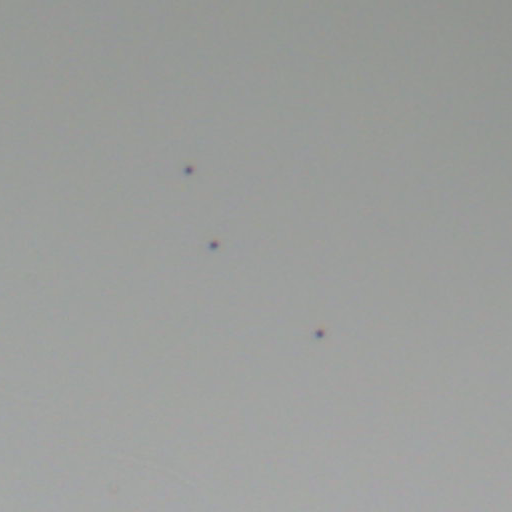
#> input picture dataset_shrunk_masks/images/10240x_2025-05-29_02-22-00_002_grid_r3_c1.png, 512 x 512 px, found by its file name; its folder holds only this picture in this run
$ python analyze_microbead_dataset.py
#> lines starting #> are read from the running program, lines starting #| are printed output that depends on the picture; after the words box and inside, x2 and y2 are one past the last pixel; in counts of white or black regions, pixels touching at a corner belong together
#!/usr/bin/env python3
"""
Microbead Dataset Analysis

Analyzes dataset characteristics to determine optimal hyperparameters:
- Object density (beads per image)
- Class balance (positive vs negative pixels)
- Object size distribution
- Partial mask detection
- Comparison with mitochondria dataset characteristics

Usage:
    python analyze_microbead_dataset.py
"""

import os
import numpy as np
import cv2
from PIL import Image
import matplotlib.pyplot as plt
from pathlib import Path
import json

print("=" * 80)
print("MICROBEAD DATASET ANALYSIS")
print("=" * 80)
print()

# Dataset paths
image_directory = 'dataset_microscope/images/'
mask_directory = 'dataset_microscope/masks/'

SIZE = 256

# Load dataset
print("Loading dataset...")
image_dataset = []
mask_dataset = []
filenames = []

images = os.listdir(image_directory)
for i, image_name in enumerate(images):
    if image_name.split('.')[-1] in ['tif', 'tiff', 'png', 'jpg']:
        # Load image
        image = cv2.imread(image_directory + image_name, 1)
#> image is the input picture: shape (512, 512, 3); mean B, G, R 156, 158.3, 156.3
        if image is None:
            continue
        image = Image.fromarray(image)
        image = image.resize((SIZE, SIZE))
#> image: PIL image 256x256 RGB
        image_dataset.append(np.array(image))

        # Load mask
        mask_path = mask_directory + image_name
        if os.path.exists(mask_path):
            mask = cv2.imread(mask_path, 0)
#> mask: shape (512, 512); min 98, max 170, mean 156.9
            if mask is not None:
                mask = Image.fromarray(mask)
                mask = mask.resize((SIZE, SIZE))  # Use mask, not image
#> mask: PIL image 256x256 L
                mask_dataset.append(np.array(mask))
                filenames.append(image_name)

print(f"Loaded {len(image_dataset)} images with masks")
#| Loaded 1 images with masks
print()

# Convert to arrays
images_array = np.array(image_dataset)
masks_array = np.array(mask_dataset)

# Normalize
masks_normalized = masks_array / 255.0

# ============================================================================
# ANALYSIS 1: Class Balance
# ============================================================================

print("=" * 80)
print("ANALYSIS 1: CLASS BALANCE")
print("=" * 80)

positive_ratios = []
for mask in masks_normalized:
    positive_pixels = np.sum(mask > 0.5)
    total_pixels = mask.size
    ratio = positive_pixels / total_pixels
    positive_ratios.append(ratio)
#> this loop made 1 pass
#> (positive_pixels, total_pixels, ratio) on pass 1: (65509, 65536, 1)
#> after the loop, positive_ratios = [1]

mean_positive_ratio = np.mean(positive_ratios)
#> mean_positive_ratio = 1
std_positive_ratio = np.std(positive_ratios)
#> std_positive_ratio = 0

print(f"Mean positive class ratio: {mean_positive_ratio:.3f} ({mean_positive_ratio*100:.1f}%)")
#| Mean positive class ratio: 1.000 (100.0%)
print(f"Std positive class ratio: {std_positive_ratio:.3f}")
#| Std positive class ratio: 0.000
print(f"Min: {np.min(positive_ratios):.3f}, Max: {np.max(positive_ratios):.3f}")
#| Min: 1.000, Max: 1.000
print()

# Compare with mitochondria dataset
print("COMPARISON WITH MITOCHONDRIA DATASET:")
print("  Mitochondria: ~10-15% positive pixels")
print(f"  Microbeads: {mean_positive_ratio*100:.1f}% positive pixels")
#|   Microbeads: 100.0% positive pixels

if mean_positive_ratio > 0.3:
    print("  ⚠️  CRITICAL: Class balance is VERY DIFFERENT from mitochondria!")
    print("  → Focal Loss (γ=2) is INAPPROPRIATE for this dataset")
    print("  → Recommendation: Use Dice Loss or Binary Cross-Entropy")
elif mean_positive_ratio > 0.2:
    print("  ⚠️  WARNING: Significantly more balanced than mitochondria")
    print("  → Recommendation: Reduce focal gamma to 1.0 or use Dice Loss")
else:
    print("  ✓ Similar class balance to mitochondria")

print()

# ============================================================================
# ANALYSIS 2: Object Density
# ============================================================================

print("=" * 80)
print("ANALYSIS 2: OBJECT DENSITY (Beads per Image)")
print("=" * 80)

object_counts = []
object_sizes = []

for i, mask in enumerate(masks_array):
    # Ensure mask is uint8 and single channel
    if len(mask.shape) > 2:
        mask = mask[:, :, 0]  # Take first channel if multi-channel

    mask_uint8 = mask.astype(np.uint8)

    # Threshold mask
    _, binary_mask = cv2.threshold(mask_uint8, 127, 255, cv2.THRESH_BINARY)

    # Count connected components
    num_labels, labels, stats, centroids = cv2.connectedComponentsWithStats(
        binary_mask, connectivity=8
    )

    # Exclude background (label 0)
    num_objects = num_labels - 1
    object_counts.append(num_objects)

    # Get object sizes (excluding background)
    if num_objects > 0:
        areas = stats[1:, cv2.CC_STAT_AREA]
        object_sizes.extend(areas)
#> this loop made 1 pass
#> (num_labels, stats, centroids, num_objects, areas) on pass 1: (2, [[93, 83, 68, 85, 27], [0, 0, 256, 256, 65509]], [[117.4, 121.3], [127.5, 127.5]], 1, [65509])
#> pass 1, `_, binary_mask = cv2.threshold(mask_uint8, 127, 255, cv2.THRESH_BINARY)`:
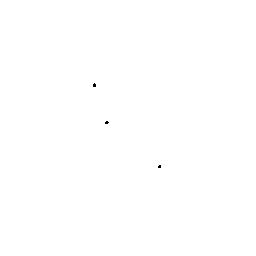
#> binary_mask: shape (256, 256); 100% white; black in thin lines or dots, all inside (x1, y1, x2, y2) = (93, 83, 161, 168)
#> after the loop, object_counts = [1]; object_sizes = [65509]

mean_objects = np.mean(object_counts)
#> mean_objects = 1
std_objects = np.std(object_counts)
#> std_objects = 0

print(f"Mean objects per image: {mean_objects:.1f}")
#| Mean objects per image: 1.0
print(f"Std objects per image: {std_objects:.1f}")
#| Std objects per image: 0.0
print(f"Min: {np.min(object_counts)}, Max: {np.max(object_counts)}")
#| Min: 1, Max: 1
print()

# Compare with mitochondria
print("COMPARISON WITH MITOCHONDRIA DATASET:")
print("  Mitochondria: ~2-3 objects per image")
print(f"  Microbeads: {mean_objects:.1f} objects per image")
#|   Microbeads: 1.0 objects per image

if mean_objects > 10:
    print(f"  ⚠️  CRITICAL: {mean_objects/3:.1f}× MORE DENSE than mitochondria!")
    print("  → Requires DIFFERENT hyperparameters:")
    print("     • Lower learning rate (1e-4 instead of 1e-3)")
    print("     • Larger batch size (32 instead of 8)")
    print("     • More regularization (dropout 0.3)")
elif mean_objects > 5:
    print(f"  ⚠️  WARNING: {mean_objects/3:.1f}× more dense than mitochondria")
    print("  → Recommendation: Adjust learning rate and batch size")
else:
    print("  ✓ Similar density to mitochondria")

print()

# Object size distribution
if len(object_sizes) > 0:
    print(f"Object size statistics:")
    print(f"  Mean area: {np.mean(object_sizes):.1f} pixels")
#|   Mean area: 65509.0 pixels
    print(f"  Median area: {np.median(object_sizes):.1f} pixels")
#|   Median area: 65509.0 pixels
    print(f"  Std area: {np.std(object_sizes):.1f} pixels")
#|   Std area: 0.0 pixels
    print(f"  Min area: {np.min(object_sizes)}, Max area: {np.max(object_sizes)}")
#|   Min area: 65509, Max area: 65509
print()

# ============================================================================
# ANALYSIS 3: Partial Mask Detection
# ============================================================================

print("=" * 80)
print("ANALYSIS 3: PARTIAL MASK DETECTION")
print("=" * 80)

print("Analyzing potential partial labeling issues...")
print()

partial_mask_suspects = []

for i, (image, mask, filename) in enumerate(zip(images_array, masks_array, filenames)):
    # Simple detection: Look for beads in image that aren't in mask

    # Convert image to uint8 for processing
    image_uint8 = (image * 255).astype(np.uint8) if image.max() <= 1.0 else image.astype(np.uint8)

    # Convert to grayscale
    if len(image_uint8.shape) == 3:
        gray = cv2.cvtColor(image_uint8, cv2.COLOR_RGB2GRAY)
    else:
        gray = image_uint8

    # Detect circular objects in image (simple approach)
    circles = cv2.HoughCircles(
        gray,
        cv2.HOUGH_GRADIENT,
        dp=1,
        minDist=10,
        param1=50,
        param2=30,
        minRadius=3,
        maxRadius=30
    )

    num_detected_circles = 0 if circles is None else len(circles[0])

    # Count labeled objects in mask
    if len(mask.shape) > 2:
        mask = mask[:, :, 0]
    mask_uint8 = mask.astype(np.uint8)
    _, binary_mask = cv2.threshold(mask_uint8, 127, 255, cv2.THRESH_BINARY)
    num_labels = cv2.connectedComponents(binary_mask)[0] - 1

    # Check if significantly fewer labels than detected circles
    if num_detected_circles > 0:
        coverage_ratio = num_labels / num_detected_circles

        if coverage_ratio < 0.7:
            partial_mask_suspects.append({
                'filename': filename,
                'detected_circles': num_detected_circles,
                'labeled_objects': num_labels,
                'coverage_ratio': coverage_ratio
            })
#> this loop made 1 pass
#> (num_detected_circles, num_labels) on pass 1: (0, 1)
#> after the loop, partial_mask_suspects = []

print(f"Images analyzed: {len(filenames)}")
print(f"Potential partial masks detected: {len(partial_mask_suspects)}")
#| Potential partial masks detected: 0
print()

if len(partial_mask_suspects) > 0:
    print("⚠️  WARNING: Partial mask labeling detected!")
    print(f"  {len(partial_mask_suspects)}/{len(filenames)} images ({len(partial_mask_suspects)/len(filenames)*100:.1f}%) may have incomplete labels")
    print()
    print("Top 5 suspected partial masks:")
    sorted_suspects = sorted(partial_mask_suspects, key=lambda x: x['coverage_ratio'])[:5]
    for suspect in sorted_suspects:
        print(f"  {suspect['filename']}: {suspect['labeled_objects']}/{suspect['detected_circles']} labeled ({suspect['coverage_ratio']*100:.1f}%)")
    print()
    print("  ⚠️  This is CRITICAL and likely the main cause of validation collapse!")
    print("  → URGENT: Complete the mask annotations before retraining")
    print("  → Suggested: Use current predictions to identify missing labels")
else:
    print("✓ No obvious partial mask issues detected")
    print("  (Note: This is a heuristic check, manual verification recommended)")

print()

# ============================================================================
# ANALYSIS 4: Train/Val Split Recommendation
# ============================================================================

print("=" * 80)
print("ANALYSIS 4: TRAIN/VAL SPLIT STRATIFICATION")
print("=" * 80)

# Group images by object density
bins = [0, 5, 15, 30, 100]
bin_labels = ['Very sparse (0-5)', 'Sparse (6-15)', 'Medium (16-30)', 'Dense (31+)']

hist, bin_edges = np.histogram(object_counts, bins=bins)
#> hist = [1, 0, 0, 0]; bin_edges = [0, 5, 15, 30, 100]

print("Object density distribution:")
for label, count in zip(bin_labels, hist):
    print(f"  {label}: {count} images ({count/len(object_counts)*100:.1f}%)")
#> this loop made 4 passes
#> (label, count) on passes 1 to 4: ('Very sparse (0-5)', 1), ('Sparse (6-15)', 0), ('Medium (16-30)', 0), ('Dense (31+)', 0)
#|   Very sparse (0-5): 1 images (100.0%)
#|   Sparse (6-15): 0 images (0.0%)
#|   Medium (16-30): 0 images (0.0%)
#|   Dense (31+): 0 images (0.0%)
print()

# Check if distribution is balanced
min_bin = np.min(hist[hist > 0])
#> min_bin = 1
max_bin = np.max(hist)
#> max_bin = 1

if max_bin / min_bin > 3:
    print("⚠️  WARNING: Unbalanced density distribution")
    print(f"  → Recommendation: Use stratified train/val split")
    print(f"  → Code: stratify=np.digitize(object_counts, bins={bins})")
else:
    print("✓ Reasonable distribution balance")
    print("  → Standard random split should work")

print()

# ============================================================================
# ANALYSIS 5: Image Quality Assessment
# ============================================================================

print("=" * 80)
print("ANALYSIS 5: IMAGE QUALITY ASSESSMENT")
print("=" * 80)

brightness_values = []
contrast_values = []

for image in images_array:
    # Convert to uint8 for consistent processing
    image_uint8 = (image * 255).astype(np.uint8) if image.max() <= 1.0 else image.astype(np.uint8)

    if len(image_uint8.shape) == 3:
        gray = cv2.cvtColor(image_uint8, cv2.COLOR_RGB2GRAY)
    else:
        gray = image_uint8

    # Brightness (mean intensity)
    brightness = np.mean(gray)
    brightness_values.append(brightness)

    # Contrast (std of intensity)
    contrast = np.std(gray)
    contrast_values.append(contrast)
#> this loop made 1 pass
#> (brightness, contrast) on pass 1: (157.4, 4.89)
#> after the loop, brightness_values = [157.4]; contrast_values = [4.89]

print(f"Brightness statistics:")
print(f"  Mean: {np.mean(brightness_values):.1f}")
#|   Mean: 157.4
print(f"  Std: {np.std(brightness_values):.1f}")
#|   Std: 0.0
print(f"  Range: [{np.min(brightness_values):.1f}, {np.max(brightness_values):.1f}]")
#|   Range: [157.4, 157.4]
print()

print(f"Contrast statistics:")
print(f"  Mean: {np.mean(contrast_values):.1f}")
#|   Mean: 4.9
print(f"  Std: {np.std(contrast_values):.1f}")
#|   Std: 0.0
print(f"  Range: [{np.min(contrast_values):.1f}, {np.max(contrast_values):.1f}]")
#|   Range: [4.9, 4.9]
print()

if np.std(brightness_values) > 30:
    print("⚠️  WARNING: High brightness variation across images")
    print("  → Recommendation: Add brightness augmentation during training")
elif np.std(brightness_values) > 20:
    print("ℹ  Moderate brightness variation")
    print("  → Recommendation: Consider brightness normalization")
else:
    print("✓ Consistent brightness across dataset")

print()

# ============================================================================
# GENERATE VISUALIZATIONS
# ============================================================================

print("=" * 80)
print("GENERATING VISUALIZATIONS")
print("=" * 80)

# Create output directory
os.makedirs('dataset_analysis', exist_ok=True)

# Figure 1: Class balance distribution
fig, axes = plt.subplots(2, 2, figsize=(15, 12))

# 1.1 Positive class ratio histogram
axes[0, 0].hist(positive_ratios, bins=30, edgecolor='black', alpha=0.7)
axes[0, 0].axvline(mean_positive_ratio, color='r', linestyle='--', linewidth=2,
                   label=f'Mean: {mean_positive_ratio:.3f}')
axes[0, 0].axvline(0.10, color='g', linestyle=':', linewidth=2,
                   label='Mitochondria (~0.10)')
axes[0, 0].set_xlabel('Positive Class Ratio')
axes[0, 0].set_ylabel('Number of Images')
axes[0, 0].set_title('Positive Class Distribution', fontweight='bold')
axes[0, 0].legend()
axes[0, 0].grid(True, alpha=0.3)

# 1.2 Object count histogram
axes[0, 1].hist(object_counts, bins=30, edgecolor='black', alpha=0.7)
axes[0, 1].axvline(mean_objects, color='r', linestyle='--', linewidth=2,
                   label=f'Mean: {mean_objects:.1f}')
axes[0, 1].axvline(2.5, color='g', linestyle=':', linewidth=2,
                   label='Mitochondria (~2.5)')
axes[0, 1].set_xlabel('Objects per Image')
axes[0, 1].set_ylabel('Number of Images')
axes[0, 1].set_title('Object Density Distribution', fontweight='bold')
axes[0, 1].legend()
axes[0, 1].grid(True, alpha=0.3)

# 1.3 Object size distribution
if len(object_sizes) > 0:
    axes[1, 0].hist(object_sizes, bins=50, edgecolor='black', alpha=0.7)
    axes[1, 0].set_xlabel('Object Area (pixels)')
    axes[1, 0].set_ylabel('Count')
    axes[1, 0].set_title('Object Size Distribution', fontweight='bold')
    axes[1, 0].set_yscale('log')
    axes[1, 0].grid(True, alpha=0.3)

# 1.4 Brightness vs Contrast scatter
axes[1, 1].scatter(brightness_values, contrast_values, alpha=0.5)
axes[1, 1].set_xlabel('Mean Brightness')
axes[1, 1].set_ylabel('Contrast (Std Dev)')
axes[1, 1].set_title('Image Quality Distribution', fontweight='bold')
axes[1, 1].grid(True, alpha=0.3)

plt.tight_layout()
plt.savefig('dataset_analysis/distribution_analysis.png', dpi=300, bbox_inches='tight')
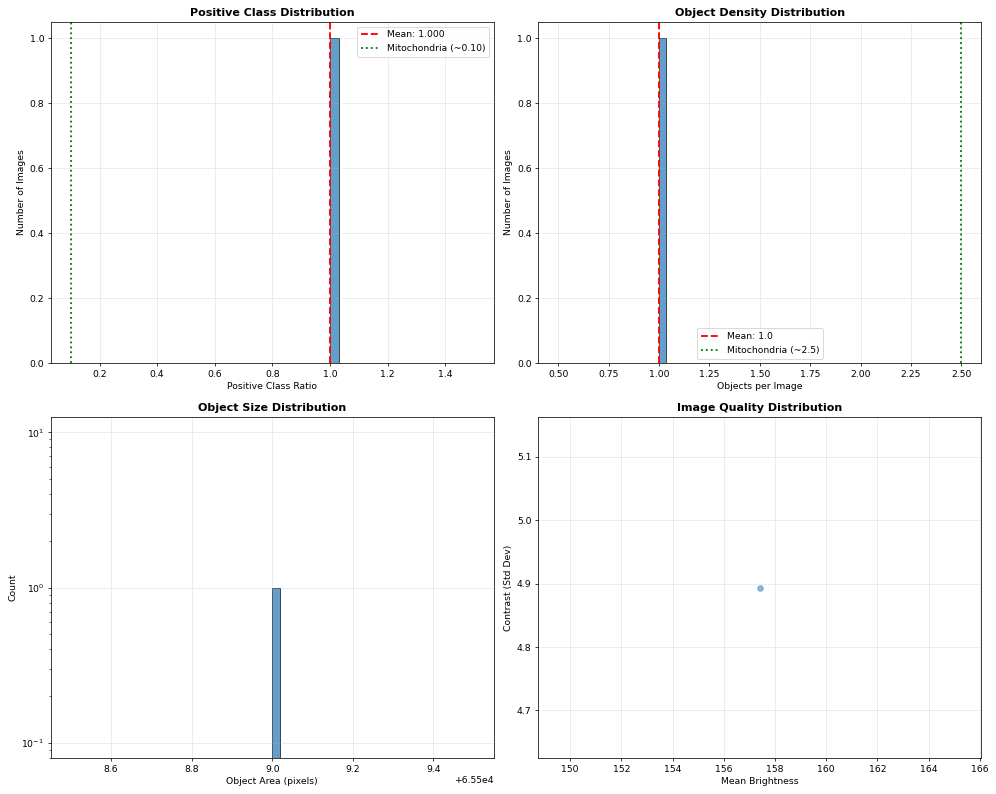
#> figure drawn by matplotlib, 4 panels; panel 1: tallest bar 1 high, from x = 1 to 1.03; panel 2: tallest bar 1 high, from x = 1 to 1.03; panel 3: tallest bar 1 high, from x = 65509 to 65509
print("Saved: dataset_analysis/distribution_analysis.png")

# Figure 2: Sample images with annotations
fig, axes = plt.subplots(2, 3, figsize=(18, 12))

sample_indices = np.linspace(0, len(images_array)-1, 6, dtype=int)
#> sample_indices = [0, 0, 0, 0, 0, 0]

for idx, ax_idx in enumerate(sample_indices):
    row = idx // 3
    col = idx % 3

    # Show image with mask overlay
    img = images_array[ax_idx]
    mask = masks_array[ax_idx]

    # Ensure proper format
    if img.max() <= 1.0:
        img = (img * 255).astype(np.uint8)

    # Create overlay
    overlay = img.copy()
    mask_colored = np.zeros_like(overlay)

    # Handle mask format
    if len(mask.shape) > 2:
        mask_2d = mask[:, :, 0]
    else:
        mask_2d = mask

    mask_colored[:, :, 1] = mask_2d  # Green channel
    overlay = cv2.addWeighted(overlay, 0.7, mask_colored, 0.3, 0)

    axes[row, col].imshow(overlay)
    axes[row, col].set_title(
        f"{filenames[ax_idx]}\nObjects: {object_counts[ax_idx]}, "
        f"Positive: {positive_ratios[ax_idx]*100:.1f}%",
        fontsize=9
    )
    axes[row, col].axis('off')
#> this loop made 6 passes
#> (row, col) on passes 1 to 6: (0, 0), (0, 1), (0, 2), (1, 0), (1, 1), (1, 2)
#> pass 1, `overlay = cv2.addWeighted(overlay, 0.7, mask_colored, 0.3, 0)`:
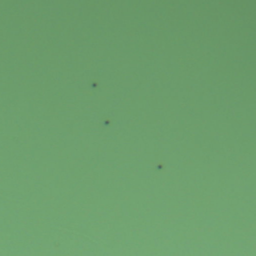
#> overlay: shape (256, 256, 3); mean of channels 0, 1, 2 109.2, 157.9, 109.4; drawn as B, G, R
#> after the loop:
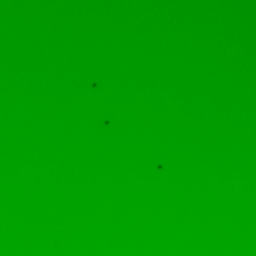
#> mask_colored: shape (256, 256, 3); mean of channels 0, 1, 2 0, 157, 0; drawn as B, G, R

plt.suptitle('Sample Images with Mask Overlays', fontsize=14, fontweight='bold')
plt.tight_layout()
plt.savefig('dataset_analysis/sample_images.png', dpi=300, bbox_inches='tight')
print("Saved: dataset_analysis/sample_images.png")

plt.close('all')

# ============================================================================
# SAVE ANALYSIS SUMMARY
# ============================================================================

summary = {
    'dataset_size': len(images_array),
    'mean_positive_ratio': float(mean_positive_ratio),
    'std_positive_ratio': float(std_positive_ratio),
    'mean_objects_per_image': float(mean_objects),
    'std_objects_per_image': float(std_objects),
    'mean_object_size': float(np.mean(object_sizes)) if len(object_sizes) > 0 else 0,
    'partial_mask_suspects': len(partial_mask_suspects),
    'partial_mask_ratio': len(partial_mask_suspects) / len(images_array) if len(images_array) > 0 else 0,
    'mean_brightness': float(np.mean(brightness_values)),
    'std_brightness': float(np.std(brightness_values))
}

with open('dataset_analysis/summary.json', 'w') as f:
    json.dump(summary, f, indent=2)

print("Saved: dataset_analysis/summary.json")
print()

# ============================================================================
# RECOMMENDATIONS SUMMARY
# ============================================================================

print("=" * 80)
print("RECOMMENDATIONS SUMMARY")
print("=" * 80)
print()

print("Based on analysis, recommended changes from mitochondria settings:")
print()

# Learning rate
if mean_objects > 10:
    print("1. LEARNING RATE:")
    print("   Current (mitochondria): 1e-3 (UNet), 1e-4 (Attention models)")
    print("   Recommended (microbeads): 5e-5 to 1e-4")
    print(f"   Reason: {mean_objects/3:.1f}× more dense → stronger gradients")
    print()

# Batch size
if mean_objects > 5:
    print("2. BATCH SIZE:")
    print("   Current (mitochondria): 8-16")
    print("   Recommended (microbeads): 32-64")
    print("   Reason: Dense objects → need more samples for gradient stability")
    print()

# Loss function
if mean_positive_ratio > 0.25:
    print("3. LOSS FUNCTION:")
    print("   Current (mitochondria): Binary Focal Loss (γ=2)")
    print("   Recommended (microbeads): Dice Loss or Binary Cross-Entropy")
    print(f"   Reason: {mean_positive_ratio*100:.1f}% positive vs 10-15% → more balanced")
#|    Reason: 100.0% positive vs 10-15% → more balanced
    print()

# Regularization
print("4. REGULARIZATION:")
print("   Current (mitochondria): Minimal dropout")
print("   Recommended (microbeads): Dropout 0.3, L2 weight decay 1e-4")
print("   Reason: Dense uniform objects → higher overfitting risk")
print()

# Partial masks
if len(partial_mask_suspects) > len(images_array) * 0.1:
    print("⚠️  5. CRITICAL: PARTIAL MASK ISSUE")
    print(f"   {len(partial_mask_suspects)} images ({len(partial_mask_suspects)/len(images_array)*100:.1f}%) have incomplete labels")
    print("   *** MUST FIX BEFORE RETRAINING ***")
    print("   Recommended action:")
    print("   1. Run predictions on training set")
    print("   2. Manually review and complete masks")
    print("   3. Verify >90% coverage before retraining")
    print()

print("=" * 80)
print("ANALYSIS COMPLETE")
print("=" * 80)
print()
print("Review generated files in dataset_analysis/")
print("  - distribution_analysis.png")
print("  - sample_images.png")
print("  - summary.json")
